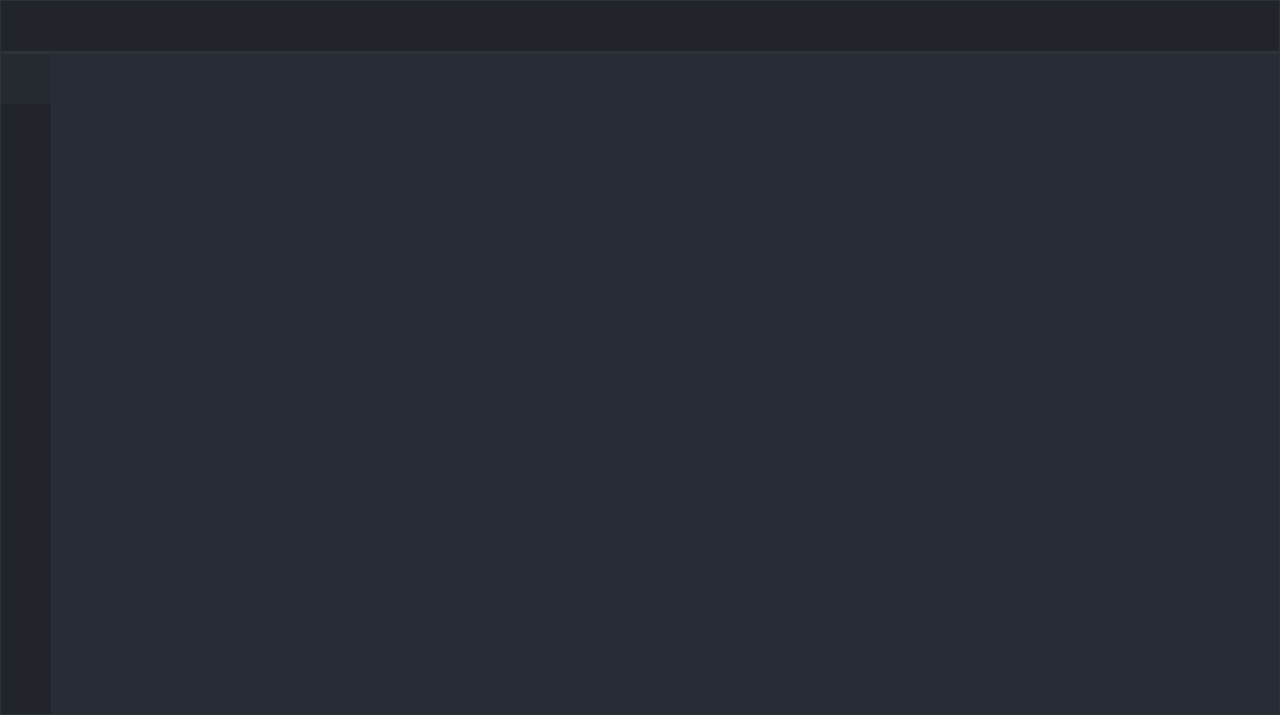
<?xml version="1.0" encoding="UTF-8"?>
<ui version="4.0">
 <class>MainWindow</class>
 <widget class="QMainWindow" name="MainWindow">
  <property name="geometry">
   <rect>
    <x>0</x>
    <y>0</y>
    <width>1280</width>
    <height>715</height>
   </rect>
  </property>
  <property name="windowTitle">
   <string>MainWindow</string>
  </property>
  <widget class="QWidget" name="styleSheet">
   <property name="styleSheet">
    <string notr="true">/* /////////////////////////////////////////////////////////////////////////////////////////////////

SET APP STYLESHEET - FULL STYLES HERE
DARK THEME - DRACULA COLOR BASED

///////////////////////////////////////////////////////////////////////////////////////////////// */

QWidget {
    color: rgb(221, 221, 221);
    font: 10pt &quot;Segoe UI&quot;
}

/* /////////////////////////////////////////////////////////////////////////////////////////////////
Tooltip */
QToolTip {
	color: #ffffff;
	background-color: rgba(33, 37, 43, 180);
	border: 1px solid rgb(44, 49, 58);
	background-image: none;
	background-position: left center;
    background-repeat: no-repeat;
	border: none;
	border-left: 2px solid rgb(255, 121, 198);
	text-align: left;
	padding-left: 8px;
	margin: 0px;
}

/* /////////////////////////////////////////////////////////////////////////////////////////////////
Bg App */
#bgApp {	
	background-color: rgb(40, 44, 52);
	border: 1px solid rgb(44, 49, 58);
}

/* /////////////////////////////////////////////////////////////////////////////////////////////////
Left Menu */
#menu {	
	background-color: rgb(33, 37, 43);
}
#logo {
	background-color: rgb(33, 37, 43);
	background-image: url(:/resource/images/icons/video-game-mario-3-32.png);
	background-position: centered;
	background-repeat: no-repeat;
	border-right: 5px solid transparent;
	border-top: 10px solid transparent;
}
#titleLeftApp { font: 63 12pt &quot;Segoe UI Semibold&quot;; }
#titleLeftDescription { font: 8pt &quot;Segoe UI&quot;; color: rgb(189, 147, 249); }



/* MENUS */
#menuBox .QPushButton {	
	background-position: left center;
    background-repeat: no-repeat;
	border: none;
	border-left: 15px solid transparent;
	background-color: transparent;
	text-align: left;
	padding-left: 44px;
}
#menuBox .QPushButton:hover {
	background-color: rgb(40, 44, 52);
}
#menuBox .QPushButton:pressed {	
	background-color: rgb(189, 147, 249);
	color: rgb(255, 255, 255);
}
#bottomMenu .QPushButton {	
	background-position: left center;
    background-repeat: no-repeat;
	border: none;
	border-left: 15px solid transparent;
	background-color:transparent;
	text-align: left;
	padding-left: 40px;
}
#bottomMenu .QPushButton:hover {
	background-color: rgb(40, 44, 52);
}
#bottomMenu .QPushButton:pressed {	
	background-color: rgb(189, 147, 249);
	color: rgb(255, 255, 255);
}
#leftMenuFrame{
	border-top: 3px solid rgb(44, 49, 58);
}

/* Toggle Button */
#btnToggle {
	background-position: left center;
    background-repeat: no-repeat;
	border: none;
	border-left: 15px solid transparent;
	background-color: rgb(37, 41, 48);
	text-align: left;
	padding-left: 40px;
	color: rgb(113, 126, 149);
	
}
#btnToggle:hover {
	background-color: rgb(40, 44, 52);
}
#btnToggle:pressed {
	background-color: rgb(189, 147, 249);
}

/* Title Menu */
#titleRightInfo { padding-left: 10px; }


#contentTop{	
	background-color: rgb(33, 37, 43);
}

#contentFrame{
	border-top: 3px solid rgb(44, 49, 58);
}


/* MENU BUTTON FRAME */
#menuButtonFrame .QPushButton {	
	background-color: rgba(255, 255, 255, 0); 
	border: none;  
	border-radius: 5px;
}
#menuButtonFrame .QPushButton:hover {
	background-color: rgb(44, 49, 57); border-style: solid; border-radius: 4px;
}
#menuButtonFrame .QPushButton:pressed {	
	background-color: rgb(23, 26, 30); border-style: solid; border-radius: 4px;
	
}

/* /////////////////////////////////////////////////////////////////////////////////////////////////
Button */
#pagesContainer QPushButton {
	border: 2px solid rgb(52, 59, 72);
	border-radius: 5px;	
	background-color: rgb(52, 59, 72);
}
#pagesContainer QPushButton:hover {
	background-color: rgb(57, 65, 80);
	border: 2px solid rgb(61, 70, 86);
}
#pagesContainer QPushButton:pressed {	
	background-color: rgb(35, 40, 49);
	border: 2px solid rgb(43, 50, 61);
}

/* CONTENT SETTINGS */
/* MENUS */
#contentSettings .QPushButton {	
	background-position: left center;
    background-repeat: no-repeat;
	border: none;
	border-left: 22px solid transparent;
	background-color:transparent;
	text-align: left;
	padding-left: 44px;
}
#contentSettings .QPushButton:hover {
	background-color: rgb(40, 44, 52);
}
#contentSettings .QPushButton:pressed {	
	background-color: rgb(189, 147, 249);
	color: rgb(255, 255, 255);
}
</string>
   </property>
   <layout class="QVBoxLayout" name="verticalLayout">
    <property name="spacing">
     <number>0</number>
    </property>
    <property name="leftMargin">
     <number>0</number>
    </property>
    <property name="topMargin">
     <number>0</number>
    </property>
    <property name="rightMargin">
     <number>0</number>
    </property>
    <property name="bottomMargin">
     <number>0</number>
    </property>
    <item>
     <widget class="QFrame" name="bgApp">
      <layout class="QHBoxLayout" name="horizontalLayout">
       <property name="spacing">
        <number>0</number>
       </property>
       <property name="leftMargin">
        <number>0</number>
       </property>
       <property name="topMargin">
        <number>0</number>
       </property>
       <property name="rightMargin">
        <number>0</number>
       </property>
       <property name="bottomMargin">
        <number>0</number>
       </property>
       <item>
        <widget class="QFrame" name="menu">
         <property name="sizePolicy">
          <sizepolicy hsizetype="Preferred" vsizetype="Preferred">
           <horstretch>120</horstretch>
           <verstretch>120</verstretch>
          </sizepolicy>
         </property>
         <property name="minimumSize">
          <size>
           <width>50</width>
           <height>0</height>
          </size>
         </property>
         <property name="maximumSize">
          <size>
           <width>50</width>
           <height>16777215</height>
          </size>
         </property>
         <property name="autoFillBackground">
          <bool>false</bool>
         </property>
         <layout class="QVBoxLayout" name="verticalLayout_2" stretch="0,0">
          <property name="spacing">
           <number>0</number>
          </property>
          <property name="leftMargin">
           <number>0</number>
          </property>
          <property name="topMargin">
           <number>0</number>
          </property>
          <property name="rightMargin">
           <number>0</number>
          </property>
          <property name="bottomMargin">
           <number>0</number>
          </property>
          <item>
           <widget class="QFrame" name="logoInfo">
            <property name="sizePolicy">
             <sizepolicy hsizetype="Preferred" vsizetype="Preferred">
              <horstretch>0</horstretch>
              <verstretch>50</verstretch>
             </sizepolicy>
            </property>
            <property name="minimumSize">
             <size>
              <width>0</width>
              <height>50</height>
             </size>
            </property>
            <property name="maximumSize">
             <size>
              <width>16777215</width>
              <height>50</height>
             </size>
            </property>
            <property name="frameShape">
             <enum>QFrame::StyledPanel</enum>
            </property>
            <property name="frameShadow">
             <enum>QFrame::Raised</enum>
            </property>
            <widget class="QFrame" name="logo">
             <property name="geometry">
              <rect>
               <x>0</x>
               <y>0</y>
               <width>50</width>
               <height>50</height>
              </rect>
             </property>
             <property name="sizePolicy">
              <sizepolicy hsizetype="Preferred" vsizetype="Preferred">
               <horstretch>0</horstretch>
               <verstretch>0</verstretch>
              </sizepolicy>
             </property>
             <property name="minimumSize">
              <size>
               <width>50</width>
               <height>50</height>
              </size>
             </property>
             <property name="maximumSize">
              <size>
               <width>50</width>
               <height>50</height>
              </size>
             </property>
             <property name="frameShape">
              <enum>QFrame::StyledPanel</enum>
             </property>
             <property name="frameShadow">
              <enum>QFrame::Raised</enum>
             </property>
            </widget>
           </widget>
          </item>
          <item>
           <widget class="QFrame" name="leftMenuFrame">
            <property name="minimumSize">
             <size>
              <width>50</width>
              <height>0</height>
             </size>
            </property>
            <property name="maximumSize">
             <size>
              <width>50</width>
              <height>16777215</height>
             </size>
            </property>
            <layout class="QVBoxLayout" name="verticalLayout_5">
             <property name="spacing">
              <number>0</number>
             </property>
             <property name="leftMargin">
              <number>0</number>
             </property>
             <property name="topMargin">
              <number>0</number>
             </property>
             <property name="rightMargin">
              <number>0</number>
             </property>
             <property name="bottomMargin">
              <number>0</number>
             </property>
             <item>
              <widget class="QFrame" name="toggleBox">
               <property name="minimumSize">
                <size>
                 <width>50</width>
                 <height>50</height>
                </size>
               </property>
               <property name="maximumSize">
                <size>
                 <width>50</width>
                 <height>50</height>
                </size>
               </property>
               <layout class="QVBoxLayout" name="verticalLayout_7">
                <property name="spacing">
                 <number>0</number>
                </property>
                <property name="leftMargin">
                 <number>0</number>
                </property>
                <property name="topMargin">
                 <number>0</number>
                </property>
                <property name="rightMargin">
                 <number>0</number>
                </property>
                <property name="bottomMargin">
                 <number>0</number>
                </property>
                <item>
                 <widget class="QPushButton" name="btnToggle">
                  <property name="sizePolicy">
                   <sizepolicy hsizetype="Expanding" vsizetype="Fixed">
                    <horstretch>0</horstretch>
                    <verstretch>0</verstretch>
                   </sizepolicy>
                  </property>
                  <property name="minimumSize">
                   <size>
                    <width>50</width>
                    <height>50</height>
                   </size>
                  </property>
                  <property name="maximumSize">
                   <size>
                    <width>16777215</width>
                    <height>16777215</height>
                   </size>
                  </property>
                  <property name="styleSheet">
                   <string notr="true">background-image: url(:/resource/images/icons/toggle-16.png)</string>
                  </property>
                  <property name="text">
                   <string/>
                  </property>
                  <property name="iconSize">
                   <size>
                    <width>12</width>
                    <height>12</height>
                   </size>
                  </property>
                 </widget>
                </item>
               </layout>
              </widget>
             </item>
             <item>
              <widget class="QFrame" name="menuBox">
               <property name="minimumSize">
                <size>
                 <width>50</width>
                 <height>0</height>
                </size>
               </property>
               <property name="maximumSize">
                <size>
                 <width>50</width>
                 <height>16777215</height>
                </size>
               </property>
               <layout class="QVBoxLayout" name="verticalLayout_8" stretch="0">
                <property name="spacing">
                 <number>0</number>
                </property>
                <property name="leftMargin">
                 <number>0</number>
                </property>
                <property name="topMargin">
                 <number>0</number>
                </property>
                <property name="rightMargin">
                 <number>0</number>
                </property>
                <property name="bottomMargin">
                 <number>0</number>
                </property>
                <item>
                 <widget class="QStackedWidget" name="menuStackWidget">
                  <property name="sizePolicy">
                   <sizepolicy hsizetype="Expanding" vsizetype="Expanding">
                    <horstretch>0</horstretch>
                    <verstretch>0</verstretch>
                   </sizepolicy>
                  </property>
                  <property name="currentIndex">
                   <number>0</number>
                  </property>
                  <widget class="QWidget" name="connectMenu">
                   <property name="autoFillBackground">
                    <bool>false</bool>
                   </property>
                   <widget class="QFrame" name="connectFrame">
                    <property name="geometry">
                     <rect>
                      <x>0</x>
                      <y>0</y>
                      <width>120</width>
                      <height>541</height>
                     </rect>
                    </property>
                    <property name="minimumSize">
                     <size>
                      <width>50</width>
                      <height>0</height>
                     </size>
                    </property>
                    <layout class="QVBoxLayout" name="verticalLayout_9">
                     <property name="spacing">
                      <number>0</number>
                     </property>
                     <property name="leftMargin">
                      <number>0</number>
                     </property>
                     <property name="topMargin">
                      <number>0</number>
                     </property>
                     <property name="rightMargin">
                      <number>0</number>
                     </property>
                     <property name="bottomMargin">
                      <number>0</number>
                     </property>
                     <item>
                      <widget class="QPushButton" name="btnConnectHome">
                       <property name="sizePolicy">
                        <sizepolicy hsizetype="Expanding" vsizetype="Fixed">
                         <horstretch>0</horstretch>
                         <verstretch>0</verstretch>
                        </sizepolicy>
                       </property>
                       <property name="minimumSize">
                        <size>
                         <width>0</width>
                         <height>50</height>
                        </size>
                       </property>
                       <property name="styleSheet">
                        <string notr="true">background-image: url(:/resource/images/icons/home-16.png)</string>
                       </property>
                       <property name="text">
                        <string/>
                       </property>
                      </widget>
                     </item>
                     <item>
                      <widget class="QPushButton" name="btnConnectConfig">
                       <property name="sizePolicy">
                        <sizepolicy hsizetype="Expanding" vsizetype="Fixed">
                         <horstretch>0</horstretch>
                         <verstretch>0</verstretch>
                        </sizepolicy>
                       </property>
                       <property name="minimumSize">
                        <size>
                         <width>0</width>
                         <height>50</height>
                        </size>
                       </property>
                       <property name="styleSheet">
                        <string notr="true">background-image: url(:/resource/images/icons/config-16.png)</string>
                       </property>
                       <property name="text">
                        <string/>
                       </property>
                      </widget>
                     </item>
                     <item>
                      <widget class="QPushButton" name="btnConnectLog">
                       <property name="sizePolicy">
                        <sizepolicy hsizetype="Expanding" vsizetype="Fixed">
                         <horstretch>0</horstretch>
                         <verstretch>0</verstretch>
                        </sizepolicy>
                       </property>
                       <property name="minimumSize">
                        <size>
                         <width>0</width>
                         <height>50</height>
                        </size>
                       </property>
                       <property name="styleSheet">
                        <string notr="true">background-image: url(:/resource/images/icons/log-16.png)</string>
                       </property>
                       <property name="text">
                        <string/>
                       </property>
                      </widget>
                     </item>
                     <item>
                      <widget class="QPushButton" name="btnConnectChange">
                       <property name="sizePolicy">
                        <sizepolicy hsizetype="Expanding" vsizetype="Fixed">
                         <horstretch>0</horstretch>
                         <verstretch>0</verstretch>
                        </sizepolicy>
                       </property>
                       <property name="minimumSize">
                        <size>
                         <width>0</width>
                         <height>50</height>
                        </size>
                       </property>
                       <property name="styleSheet">
                        <string notr="true">background-image: url(:/resource/images/icons/change-version-16.png)</string>
                       </property>
                       <property name="text">
                        <string/>
                       </property>
                      </widget>
                     </item>
                     <item>
                      <widget class="QPushButton" name="btnConnectUpdate">
                       <property name="sizePolicy">
                        <sizepolicy hsizetype="Expanding" vsizetype="Fixed">
                         <horstretch>0</horstretch>
                         <verstretch>0</verstretch>
                        </sizepolicy>
                       </property>
                       <property name="minimumSize">
                        <size>
                         <width>0</width>
                         <height>50</height>
                        </size>
                       </property>
                       <property name="styleSheet">
                        <string notr="true">background-image: url(:/resource/images/icons/16_update_version-16.png)</string>
                       </property>
                       <property name="text">
                        <string/>
                       </property>
                      </widget>
                     </item>
                     <item>
                      <spacer name="verticalSpacer">
                       <property name="orientation">
                        <enum>Qt::Vertical</enum>
                       </property>
                       <property name="sizeType">
                        <enum>QSizePolicy::Expanding</enum>
                       </property>
                       <property name="sizeHint" stdset="0">
                        <size>
                         <width>50</width>
                         <height>200</height>
                        </size>
                       </property>
                      </spacer>
                     </item>
                     <item>
                      <widget class="QPushButton" name="btnConnectRestart">
                       <property name="sizePolicy">
                        <sizepolicy hsizetype="Expanding" vsizetype="Fixed">
                         <horstretch>0</horstretch>
                         <verstretch>0</verstretch>
                        </sizepolicy>
                       </property>
                       <property name="minimumSize">
                        <size>
                         <width>0</width>
                         <height>50</height>
                        </size>
                       </property>
                       <property name="maximumSize">
                        <size>
                         <width>50</width>
                         <height>50</height>
                        </size>
                       </property>
                       <property name="styleSheet">
                        <string notr="true">background-image: url(:/resource/images/icons/Restart-16.png)</string>
                       </property>
                       <property name="text">
                        <string/>
                       </property>
                      </widget>
                     </item>
                     <item>
                      <widget class="QPushButton" name="btnConnectStart">
                       <property name="sizePolicy">
                        <sizepolicy hsizetype="Expanding" vsizetype="Fixed">
                         <horstretch>0</horstretch>
                         <verstretch>0</verstretch>
                        </sizepolicy>
                       </property>
                       <property name="minimumSize">
                        <size>
                         <width>0</width>
                         <height>50</height>
                        </size>
                       </property>
                       <property name="maximumSize">
                        <size>
                         <width>50</width>
                         <height>50</height>
                        </size>
                       </property>
                       <property name="styleSheet">
                        <string notr="true">background-image: url(:/resource/images/icons/start-16.png)</string>
                       </property>
                       <property name="text">
                        <string/>
                       </property>
                      </widget>
                     </item>
                     <item>
                      <widget class="QPushButton" name="btnConnectStop">
                       <property name="enabled">
                        <bool>true</bool>
                       </property>
                       <property name="sizePolicy">
                        <sizepolicy hsizetype="Expanding" vsizetype="Fixed">
                         <horstretch>0</horstretch>
                         <verstretch>0</verstretch>
                        </sizepolicy>
                       </property>
                       <property name="minimumSize">
                        <size>
                         <width>0</width>
                         <height>50</height>
                        </size>
                       </property>
                       <property name="maximumSize">
                        <size>
                         <width>50</width>
                         <height>50</height>
                        </size>
                       </property>
                       <property name="styleSheet">
                        <string notr="true">background-image: url(:/resource/images/icons/stop-16.png)</string>
                       </property>
                       <property name="text">
                        <string/>
                       </property>
                      </widget>
                     </item>
                    </layout>
                   </widget>
                  </widget>
                  <widget class="QWidget" name="disconnectMenu">
                   <widget class="QFrame" name="disconnectFrame">
                    <property name="geometry">
                     <rect>
                      <x>0</x>
                      <y>0</y>
                      <width>60</width>
                      <height>531</height>
                     </rect>
                    </property>
                    <property name="minimumSize">
                     <size>
                      <width>60</width>
                      <height>0</height>
                     </size>
                    </property>
                    <layout class="QVBoxLayout" name="verticalLayout_10">
                     <property name="spacing">
                      <number>0</number>
                     </property>
                     <property name="leftMargin">
                      <number>0</number>
                     </property>
                     <property name="topMargin">
                      <number>0</number>
                     </property>
                     <property name="rightMargin">
                      <number>0</number>
                     </property>
                     <property name="bottomMargin">
                      <number>0</number>
                     </property>
                     <item>
                      <widget class="QPushButton" name="btnDisconnectHome">
                       <property name="minimumSize">
                        <size>
                         <width>50</width>
                         <height>50</height>
                        </size>
                       </property>
                       <property name="styleSheet">
                        <string notr="true">background-image: url(:/resource/images/icons/home-16.png)</string>
                       </property>
                       <property name="text">
                        <string/>
                       </property>
                      </widget>
                     </item>
                     <item>
                      <widget class="QPushButton" name="btnDisconnectConfig">
                       <property name="minimumSize">
                        <size>
                         <width>50</width>
                         <height>50</height>
                        </size>
                       </property>
                       <property name="styleSheet">
                        <string notr="true">background-image: url(:/resource/images/icons/Connect-16.png)</string>
                       </property>
                       <property name="text">
                        <string/>
                       </property>
                      </widget>
                     </item>
                     <item>
                      <spacer name="verticalSpacer_2">
                       <property name="orientation">
                        <enum>Qt::Vertical</enum>
                       </property>
                       <property name="sizeType">
                        <enum>QSizePolicy::Expanding</enum>
                       </property>
                       <property name="sizeHint" stdset="0">
                        <size>
                         <width>100</width>
                         <height>150</height>
                        </size>
                       </property>
                      </spacer>
                     </item>
                    </layout>
                   </widget>
                  </widget>
                 </widget>
                </item>
               </layout>
              </widget>
             </item>
             <item>
              <widget class="QFrame" name="bottomMenu">
               <property name="minimumSize">
                <size>
                 <width>50</width>
                 <height>50</height>
                </size>
               </property>
               <property name="maximumSize">
                <size>
                 <width>50</width>
                 <height>50</height>
                </size>
               </property>
               <layout class="QVBoxLayout" name="verticalLayout_6">
                <property name="spacing">
                 <number>0</number>
                </property>
                <property name="leftMargin">
                 <number>0</number>
                </property>
                <property name="topMargin">
                 <number>0</number>
                </property>
                <property name="rightMargin">
                 <number>0</number>
                </property>
                <property name="bottomMargin">
                 <number>0</number>
                </property>
                <item>
                 <widget class="QPushButton" name="btnSetting">
                  <property name="sizePolicy">
                   <sizepolicy hsizetype="Expanding" vsizetype="Fixed">
                    <horstretch>0</horstretch>
                    <verstretch>0</verstretch>
                   </sizepolicy>
                  </property>
                  <property name="minimumSize">
                   <size>
                    <width>50</width>
                    <height>50</height>
                   </size>
                  </property>
                  <property name="styleSheet">
                   <string notr="true">background-image: url(:/resource/images/icons/setting-16.png)</string>
                  </property>
                  <property name="text">
                   <string/>
                  </property>
                  <property name="checkable">
                   <bool>false</bool>
                  </property>
                  <property name="autoRepeat">
                   <bool>false</bool>
                  </property>
                  <property name="autoExclusive">
                   <bool>false</bool>
                  </property>
                 </widget>
                </item>
               </layout>
              </widget>
             </item>
            </layout>
           </widget>
          </item>
         </layout>
        </widget>
       </item>
       <item>
        <widget class="QFrame" name="extraMenu">
         <property name="maximumSize">
          <size>
           <width>0</width>
           <height>16777215</height>
          </size>
         </property>
         <layout class="QVBoxLayout" name="verticalLayout_4">
          <property name="spacing">
           <number>0</number>
          </property>
          <property name="leftMargin">
           <number>0</number>
          </property>
          <property name="topMargin">
           <number>0</number>
          </property>
          <property name="rightMargin">
           <number>0</number>
          </property>
          <property name="bottomMargin">
           <number>0</number>
          </property>
         </layout>
        </widget>
       </item>
       <item>
        <widget class="QFrame" name="content">
         <property name="minimumSize">
          <size>
           <width>60</width>
           <height>0</height>
          </size>
         </property>
         <layout class="QVBoxLayout" name="verticalLayout_3" stretch="0,0">
          <property name="spacing">
           <number>0</number>
          </property>
          <property name="leftMargin">
           <number>0</number>
          </property>
          <property name="topMargin">
           <number>0</number>
          </property>
          <property name="rightMargin">
           <number>0</number>
          </property>
          <property name="bottomMargin">
           <number>0</number>
          </property>
          <item>
           <widget class="QFrame" name="contentTop">
            <property name="minimumSize">
             <size>
              <width>0</width>
              <height>50</height>
             </size>
            </property>
            <property name="maximumSize">
             <size>
              <width>16777215</width>
              <height>50</height>
             </size>
            </property>
            <layout class="QHBoxLayout" name="horizontalLayout_2">
             <property name="spacing">
              <number>0</number>
             </property>
             <property name="leftMargin">
              <number>0</number>
             </property>
             <property name="topMargin">
              <number>0</number>
             </property>
             <property name="rightMargin">
              <number>0</number>
             </property>
             <property name="bottomMargin">
              <number>0</number>
             </property>
             <item>
              <widget class="QFrame" name="titleFrame">
               <layout class="QHBoxLayout" name="horizontalLayout_4">
                <property name="spacing">
                 <number>0</number>
                </property>
               </layout>
              </widget>
             </item>
             <item>
              <widget class="QFrame" name="menuButtonFrame">
               <property name="minimumSize">
                <size>
                 <width>90</width>
                 <height>0</height>
                </size>
               </property>
               <property name="maximumSize">
                <size>
                 <width>60</width>
                 <height>16777215</height>
                </size>
               </property>
               <layout class="QHBoxLayout" name="horizontalLayout_3">
                <property name="spacing">
                 <number>0</number>
                </property>
                <property name="leftMargin">
                 <number>0</number>
                </property>
                <property name="topMargin">
                 <number>0</number>
                </property>
                <property name="rightMargin">
                 <number>0</number>
                </property>
                <property name="bottomMargin">
                 <number>0</number>
                </property>
                <item>
                 <widget class="QPushButton" name="btnMin">
                  <property name="minimumSize">
                   <size>
                    <width>20</width>
                    <height>20</height>
                   </size>
                  </property>
                  <property name="maximumSize">
                   <size>
                    <width>20</width>
                    <height>20</height>
                   </size>
                  </property>
                  <property name="autoFillBackground">
                   <bool>false</bool>
                  </property>
                  <property name="styleSheet">
                   <string notr="true"/>
                  </property>
                  <property name="text">
                   <string/>
                  </property>
                  <property name="icon">
                   <iconset resource="main.qrc">
                    <normaloff>:/resource/images/icons/min-16.png</normaloff>:/resource/images/icons/min-16.png</iconset>
                  </property>
                 </widget>
                </item>
                <item>
                 <widget class="QPushButton" name="btnMax">
                  <property name="minimumSize">
                   <size>
                    <width>20</width>
                    <height>20</height>
                   </size>
                  </property>
                  <property name="maximumSize">
                   <size>
                    <width>20</width>
                    <height>20</height>
                   </size>
                  </property>
                  <property name="styleSheet">
                   <string notr="true"/>
                  </property>
                  <property name="text">
                   <string/>
                  </property>
                  <property name="icon">
                   <iconset resource="main.qrc">
                    <normaloff>:/resource/images/icons/max-16.png</normaloff>:/resource/images/icons/max-16.png</iconset>
                  </property>
                 </widget>
                </item>
                <item>
                 <widget class="QPushButton" name="btnClose">
                  <property name="minimumSize">
                   <size>
                    <width>20</width>
                    <height>20</height>
                   </size>
                  </property>
                  <property name="maximumSize">
                   <size>
                    <width>20</width>
                    <height>20</height>
                   </size>
                  </property>
                  <property name="styleSheet">
                   <string notr="true"/>
                  </property>
                  <property name="text">
                   <string/>
                  </property>
                  <property name="icon">
                   <iconset resource="main.qrc">
                    <normaloff>:/resource/images/icons/close-16.png</normaloff>:/resource/images/icons/close-16.png</iconset>
                  </property>
                 </widget>
                </item>
               </layout>
              </widget>
             </item>
            </layout>
           </widget>
          </item>
          <item>
           <widget class="QFrame" name="contentFrame">
            <layout class="QVBoxLayout" name="verticalLayout_11">
             <property name="spacing">
              <number>0</number>
             </property>
             <property name="leftMargin">
              <number>0</number>
             </property>
             <property name="topMargin">
              <number>0</number>
             </property>
             <property name="rightMargin">
              <number>0</number>
             </property>
             <property name="bottomMargin">
              <number>0</number>
             </property>
             <item>
              <widget class="QFrame" name="pagesContainer">
               <layout class="QVBoxLayout" name="verticalLayout_12">
                <property name="spacing">
                 <number>0</number>
                </property>
                <property name="leftMargin">
                 <number>0</number>
                </property>
                <property name="topMargin">
                 <number>0</number>
                </property>
                <property name="rightMargin">
                 <number>0</number>
                </property>
                <property name="bottomMargin">
                 <number>0</number>
                </property>
                <item>
                 <widget class="QStackedWidget" name="stackedWidget">
                  <widget class="QWidget" name="pagesConnect"/>
                  <widget class="QWidget" name="pagesDisconnect"/>
                 </widget>
                </item>
               </layout>
              </widget>
             </item>
            </layout>
           </widget>
          </item>
         </layout>
        </widget>
       </item>
      </layout>
     </widget>
    </item>
   </layout>
  </widget>
 </widget>
 <resources>
  <include location="main.qrc"/>
 </resources>
 <connections/>
</ui>
